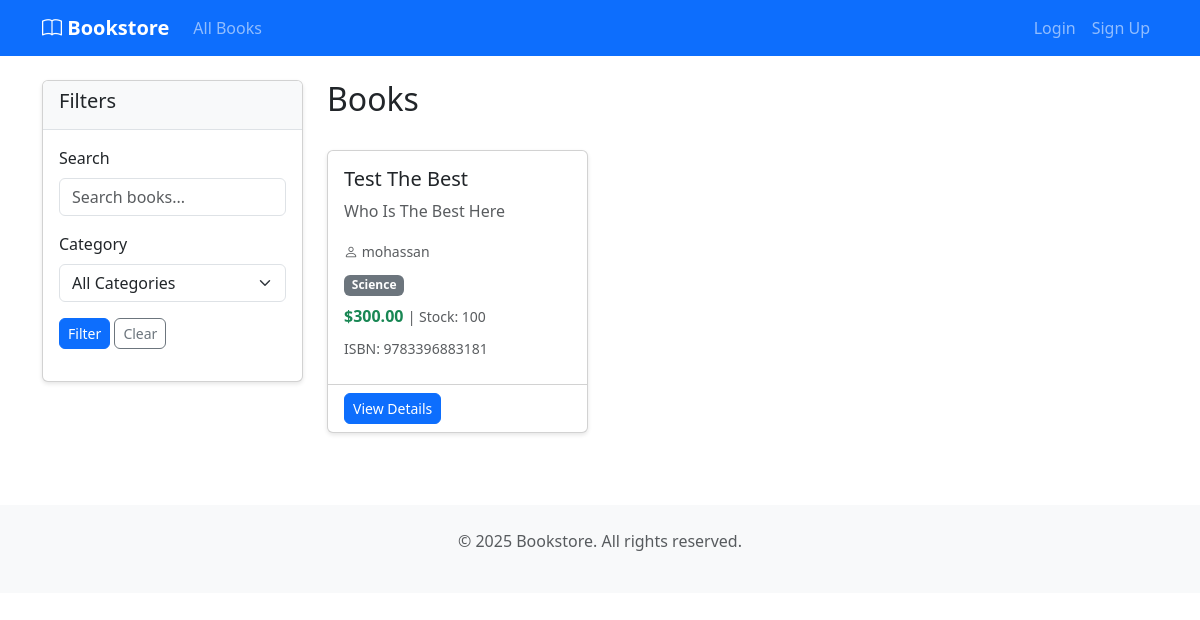
The page / on the database its author committed.
### bookstore/models.py (models this page shows, shortened)
class Book(models.Model):
    title = models.CharField(
        max_length=50,
        validators=[
            MinLengthValidator(10),
            MaxLengthValidator(50)
        ]
    )
    description = models.TextField(blank=True)
    publication_date = models.DateField()
    price = models.DecimalField(max_digits=10, decimal_places=2)
    stock_quantity = models.PositiveIntegerField(default=0)
    user = models.ForeignKey(User, on_delete=models.CASCADE, related_name='books')
    categories = models.ManyToManyField(Category, related_name='books')
    created_at = models.DateTimeField(auto_now_add=True)
    updated_at = models.DateTimeField(auto_now=True)
    class Meta:
        ordering = ['-created_at']

class Category(models.Model):
    name = models.CharField(
        max_length=100,
        validators=[MinLengthValidator(2)],
        unique=True
    )
    description = models.TextField(blank=True)
    created_at = models.DateTimeField(auto_now_add=True)
    class Meta:
        verbose_name_plural = "Categories"
        ordering = ['name']

class ISBN(models.Model):
    isbn_number = models.CharField(max_length=13, unique=True, editable=False)
    author = models.CharField(max_length=200)
    title = models.CharField(max_length=200)
    book = models.OneToOneField(Book, on_delete=models.CASCADE, related_name='isbn')
    created_at = models.DateTimeField(auto_now_add=True)
    class Meta:
        verbose_name = "ISBN"
        verbose_name_plural = "ISBNs"

### bookstore/views.py (the view)
# urls.py: path('', views.BookListView.as_view(), name='book_list'),
class BookListView(ListView):
    model = Book
    template_name = 'bookstore/book_list.html'
    context_object_name = 'books'
    paginate_by = 10
    def get_queryset(self):
        queryset = Book.objects.select_related('user', 'isbn').prefetch_related('categories')
        query = self.request.GET.get('q')
        category = self.request.GET.get('category')
        if query:
            queryset = queryset.filter(
                Q(title__icontains=query) |
                Q(description__icontains=query) |
                Q(isbn__author__icontains=query)
            )
        if category:
            queryset = queryset.filter(categories__id=category)
        return queryset
    def get_context_data(self, **kwargs):
        context = super().get_context_data(**kwargs)
        context['categories'] = Category.objects.all()
        context['current_category'] = self.request.GET.get('category')
        context['current_query'] = self.request.GET.get('q', '')
        return context

### templates/bookstore/book_list.html (shortened to what this page needs)
{% extends 'base.html' %}
{% load static %}
{% block content %}
<div class="row">
    <div class="col-md-3">
        <div class="card">
            <div class="card-header">
                <h5>Filters</h5>
            </div>
            <div class="card-body">
                <form method="get" class="mb-3">
                    <div class="mb-3">
                        <label for="q" class="form-label">Search</label>
                        <input type="text" class="form-control" id="q" name="q" value="{{ current_query }}" placeholder="Search books...">
                    </div>
                    <div class="mb-3">
                        <label for="category" class="form-label">Category</label>
                        <select class="form-select" id="category" name="category">
                            <option value="">All Categories</option>
                        </select>
                    </div>
                    <button type="submit" class="btn btn-primary btn-sm">Filter</button>
                    <a href="{% url 'book_list' %}" class="btn btn-outline-secondary btn-sm">Clear</a>
                </form>
            </div>
        </div>
    </div>
    <div class="col-md-9">
        <div class="d-flex justify-content-between align-items-center mb-4">
            <h2>Books</h2>
        </div>
        {% if books %}
        <div class="row">
            {% for book in books %}
            <div class="col-lg-6 col-xl-4 mb-4">
                <div class="card h-100">
                    <div class="card-body">
                        <h5 class="card-title">{{ book.title }}</h5>
                        <p class="card-text text-muted">{{ book.description|truncatewords:20 }}</p>
                        <div class="mb-2">
                            <small class="text-muted">
                                <i class="bi bi-person"></i> {{ book.user.username }}
                            </small>
                        </div>
                        <div class="mb-2">
                            {% for category in book.categories.all %}
                            <span class="badge bg-secondary">{{ category.name }}</span>
                            {% endfor %}
                        </div>
                        <div class="mb-2">
                            <strong class="text-success">${{ book.price }}</strong>
                            <small class="text-muted">| Stock: {{ book.stock_quantity }}</small>
                        </div>
                        {% if book.isbn %}
                        <div class="mb-2">
                            <small class="text-muted">ISBN: {{ book.isbn.isbn_number }}</small>
                        </div>
                        {% endif %}
                    </div>
                    <div class="card-footer bg-transparent">
                        <a href="{% url 'book_detail' book.pk %}" class="btn btn-primary btn-sm">View Details</a>
                    </div>
                </div>
            </div>
            {% endfor %}
        </div>
        {% endif %}
    </div>
</div>
{% endblock %}

### static/css/custom.css (style rules this page uses)
.card { transition: transform 0.2s ease-in-out; box-shadow: 0 2px 4px rgba(0,0,0,0.1); }
.btn { border-radius: 0.375rem; }
.card-header { background-color: #f8f9fa; border-bottom: 1px solid #dee2e6; }
.badge { font-size: 0.75em; margin-right: 0.25rem; }

### rows shown on the page
Book: title "Test The Best", description "Who Is The Best Here", user.username "mohassan", price "300.00", stock_quantity "100", isbn.isbn_number "9783396883181"
Category: name "Science"
